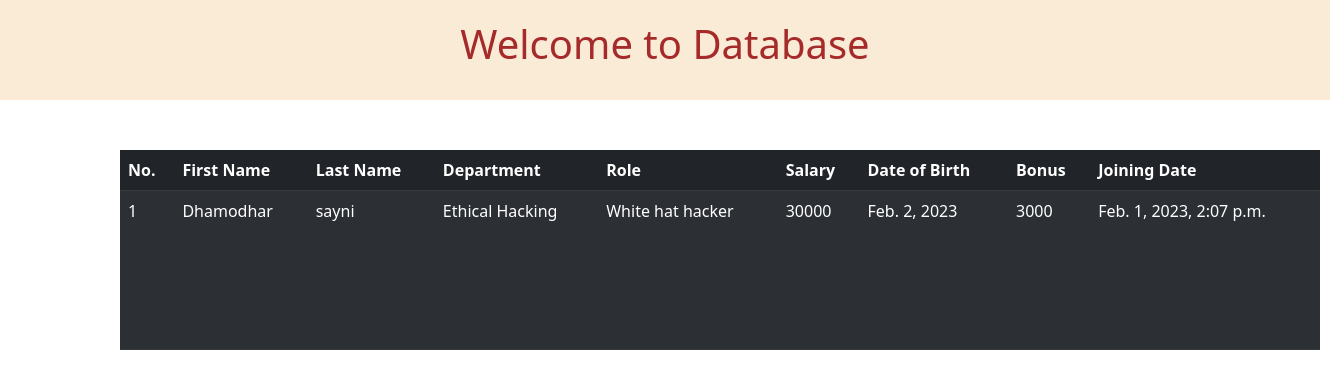
Page /ViewallEmployee on the earlier database version.
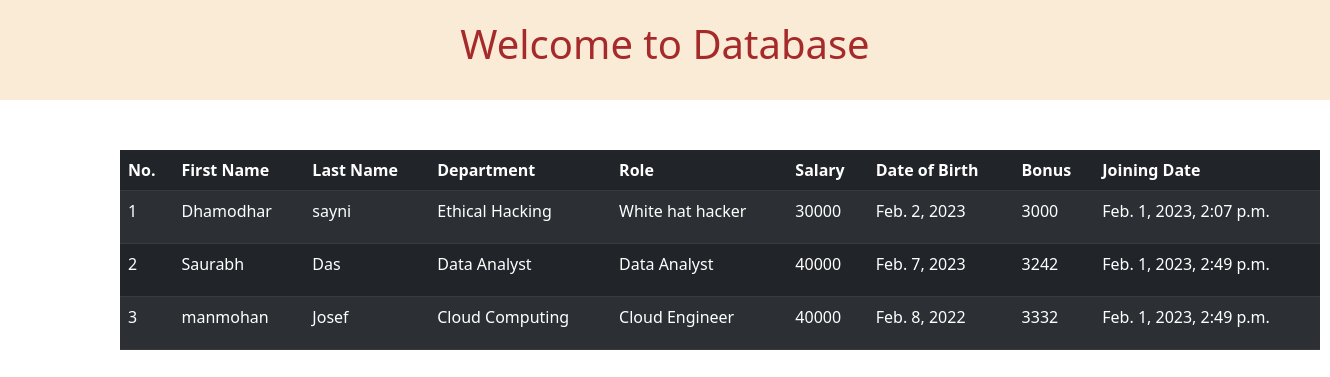
Same page on the later database version.
### Emp_app/models.py (models this page shows, shortened)
class Employe(models.Model):
    first_name=models.CharField(max_length=100)
    last_name=models.CharField(max_length=100)
    department=models.ForeignKey(Depart,on_delete=models.CASCADE)
    role=models.ForeignKey(Role,on_delete=models.CASCADE)
    salary=models.IntegerField(default=0)
    DOB=models.DateField()
    Bonus=models.IntegerField(default=0)
    Joining=models.DateTimeField()

class Depart(models.Model):
    Dname=models.CharField(max_length=100)
    Dloc=models.CharField(max_length=100)
    def __str__(self):
        return self.Dname

class Role(models.Model):
    role=models.CharField(max_length=100)
    def __str__(self):
        return self.role

### Emp_app/views.py (the view)
# urls.py: path('ViewallEmployee',ShowallData),
def ShowallData(request):
    emp=Employe.objects.all()
    context={
        "emp":emp
    }
    return render(request,"viewall.html",context)

### Emp_app/templates/viewall.html (shortened to what this page needs)
{% load static %}
<!DOCTYPE html>
<html lang="en">
<head>
    <link href="https://cdn.jsdelivr.net/npm/bootstrap@5.3.0-alpha1/dist/css/bootstrap.min.css" rel="stylesheet">
    <link rel="stylesheet" href="{% static 'stylee2.css' %}" >
</head>
<body>
    <div class="heading">
        <h2>Welcome to Database</h2>
    </div>
    <div class="table">
        <table class="table table-dark table-striped">
            <thead>
              <tr>
                <th scope="col">No.</th>
                <th scope="col">First Name</th>
                <th scope="col">Last Name</th>
                <th scope="col">Department</th>
                <th scope="col">Role</th>
                <th scope="col">Salary</th>
                <th scope="col">Date of Birth</th>
                <th scope="col">Bonus</th>
                <th scope="col">Joining Date</th>
              </tr>
            </thead>
            <tbody>
              {% for i in emp %}
              <tr>
                <td scope="col"> {{i.id}}</td>
                <td scope="col"> {{i.first_name}}</td>
                <td scope="col"> {{i.last_name}}</td>
                <td scope="col"> {{i.department}}</td>
                <td scope="col"> {{i.role}}</td>
                <td scope="col"> {{i.salary}}</td>
                <td scope="col"> {{i.DOB}}</td>
                <td scope="col"> {{i.Bonus}}</td>
                <td scope="col"> {{i.Joining}}</td>
              </tr>
              {% endfor %}
            </tbody>
          </table>
    </div>
</body>
</html>

### Emp_app/static/stylee2.css (style rules this page uses)
* { margin: 0; padding: 0; }
.heading { height:100px; text-align: center; background-color: antiquewhite; margin-bottom: 50px; }
h2 { position: relative; top:20px; color: brown; font-size: 40px; }
.table { height: 200px; width:1200px; margin: 40px 60px; }

Differences in the rows shown:
added Employe: id "2", first_name "Saurabh", last_name "Das", department "Data Analyst", role "Data Analyst", salary "40000", DOB "Feb. 7, 2023", Bonus "3242", Joining "Feb. 1, 2023, 2:49 p.m."
added Employe: id "3", first_name "manmohan", last_name "Josef", department "Cloud Computing", role "Cloud Engineer", salary "40000", DOB "Feb. 8, 2022", Bonus "3332", Joining "Feb. 1, 2023, 2:49 p.m."
